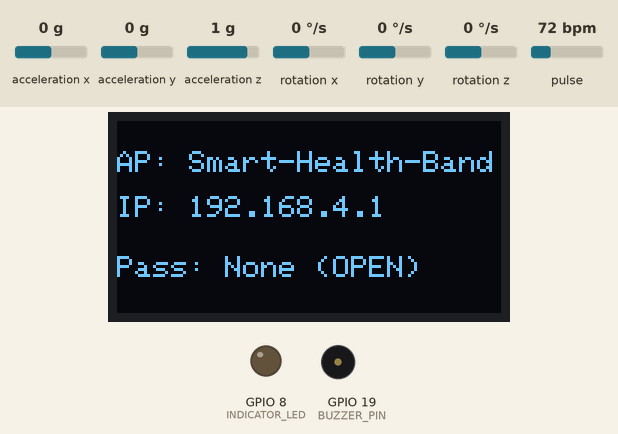
Simulated run of this sketch. Board: ESP32-C6. On the bench: 128×64 one-colour display, output pins drawn as LEDs (lit = HIGH), buzzer (waves = sounding). Wiring (inferred from the names in the program): MPU-6050 motion sensor at I2C address 0x68. The test bench sets the inputs (shaded band); at power-on: acceleration x 0 g, acceleration z 1 g, acceleration y 0 g, rotation x 0 °/s, rotation y 0 °/s, rotation z 0 °/s, pulse 72 bpm. Random numbers use the default seed unless the sketch sets one; pins used as bus, display or sensor lines are not drawn; what the sketch prints to the serial monitor is not drawn.

Above: at 0.7 s.
At 3.3 s:
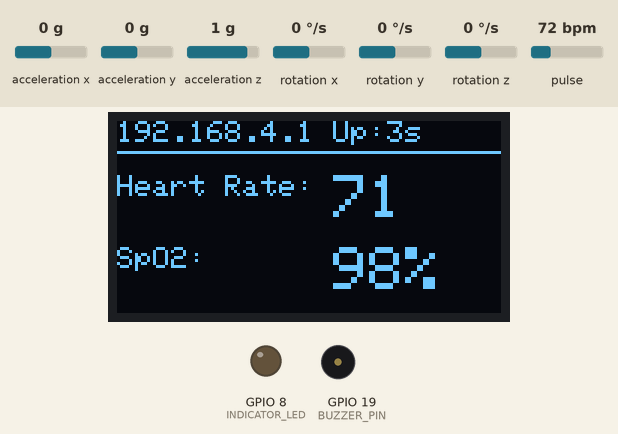
3.4 s: acceleration x set to -0.8 g
4.9 s: acceleration x set to -1.1 g
At 5.67 s:
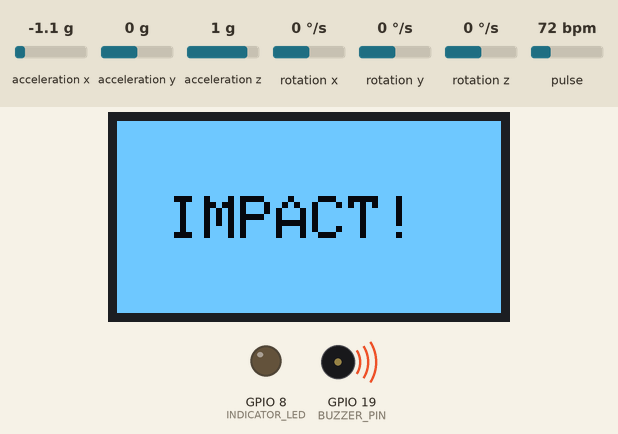
6.9 s: acceleration z set to 0.7 g
At 9.44 s:
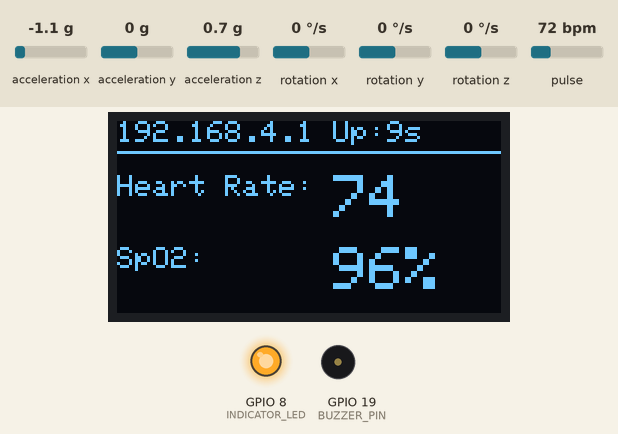
9.9 s: acceleration y set to -0.4 g
11.5 s: acceleration y set to -0.7 g
At 12.85 s:
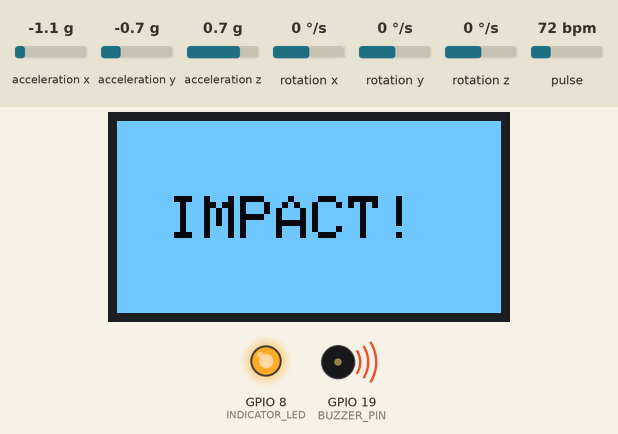
Timing chart, 0 to 14.2 s (numbered marks = the images above; inputs shaded):
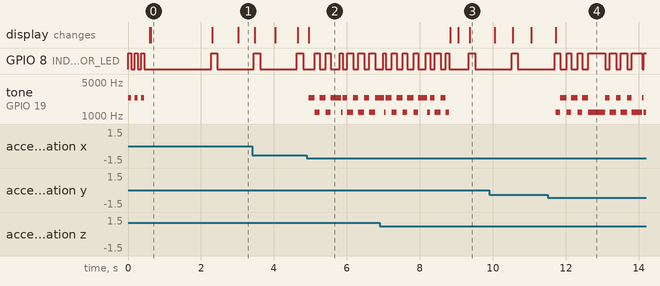

The sketch:

master_project.ino
```cpp
#include <WiFi.h>
#include <WebServer.h>
#include <Wire.h>
#include <math.h>
#include "MAX30100.h"
#include <Adafruit_GFX.h>
#include <Adafruit_SSD1306.h>

// --- WIFI ACCESS POINT CONFIG ---
const char* AP_SSID = "Smart-Health-Band";
const char* AP_PASS = NULL; // Open Hotspot (No Password)

WebServer server(80);

// --- HARDWARE PINS ---
#ifdef D8
const int BUZZER_PIN = D8;
#else
const int BUZZER_PIN = 19;
#endif

#ifndef LED_BUILTIN
#define LED_BUILTIN 15
#endif
const int INDICATOR_LED = LED_BUILTIN;

// --- OLED CONFIG ---
#define SCREEN_WIDTH 128
#define SCREEN_HEIGHT 64
#define OLED_RESET -1
Adafruit_SSD1306 display(SCREEN_WIDTH, SCREEN_HEIGHT, &Wire, OLED_RESET);

// --- MAX30100 CONFIG ---
MAX30100 sensor;
float currentHR = 72.0;
float currentSpO2 = 98.0;
bool isFingerPlaced = false;

// --- MPU6050 CONFIG ---
const int MPU_addr = 0x68;
boolean fallDetected = false;
unsigned long fallStartTime = 0;
float currentAx = 0, currentAy = 0, currentAz = 0;
float currentMagnitude = 1.0;

// Alert state for OLED, Buzzer & Web
bool fallAlertActive = false;
int alertType = 0; // 0=None, 1=FreeFall, 2=Impact/Shock
unsigned long alertStartTime = 0;
String alertMessage = "SYSTEM OK";

// --- HTML & JAVASCRIPT DASHBOARD (PROGMEM) ---
const char INDEX_HTML[] PROGMEM = R"rawliteral(
<!DOCTYPE html>
<html lang="en">
<head>
  <meta charset="UTF-8">
  <meta name="viewport" content="width=device-width, initial-scale=1.0">
  <title>Smart Health & Fall Telemetry</title>
  <style>
    :root {
      --bg: #0b0f19;
      --card-bg: rgba(20, 27, 45, 0.75);
      --card-border: rgba(255, 255, 255, 0.08);
      --accent-cyan: #00f2fe;
      --accent-pink: #ff2a6d;
      --accent-green: #05ffa1;
      --accent-yellow: #f9d423;
      --alert-red: #ff0055;
      --text: #ffffff;
      --text-dim: #8a99b5;
    }
    * { box-sizing: border-box; margin: 0; padding: 0; font-family: -apple-system, BlinkMacSystemFont, 'Segoe UI', Roboto, Helvetica, Arial, sans-serif; }
    body {
      background: var(--bg);
      color: var(--text);
      min-height: 100vh;
      display: flex;
      flex-direction: column;
      align-items: center;
      padding: 16px;
      overflow-x: hidden;
    }
    .header {
      width: 100%;
      max-width: 900px;
      display: flex;
      justify-content: space-between;
      align-items: center;
      padding: 12px 18px;
      background: var(--card-bg);
      backdrop-filter: blur(12px);
      border: 1px solid var(--card-border);
      border-radius: 16px;
      margin-bottom: 16px;
    }
    .logo-area { display: flex; align-items: center; gap: 10px; }
    .logo-icon { font-size: 24px; }
    .title { font-size: 18px; font-weight: 700; background: linear-gradient(90deg, #00f2fe, #4facfe); -webkit-background-clip: text; -webkit-text-fill-color: transparent; }
    .subtitle { font-size: 11px; color: var(--text-dim); }
    .audio-btn {
      background: #1e293b;
      color: #cbd5e1;
      border: 1px solid rgba(255,255,255,0.15);
      padding: 8px 14px;
      border-radius: 20px;
      font-size: 12px;
      font-weight: 600;
      cursor: pointer;
      transition: all 0.2s;
    }
    .audio-btn.active {
      background: linear-gradient(135deg, #05ffa1, #00b4d8);
      color: #0b0f19;
      box-shadow: 0 0 15px rgba(5, 255, 161, 0.4);
    }
    .alert-banner {
      width: 100%;
      max-width: 900px;
      padding: 18px;
      background: var(--alert-red);
      border-radius: 16px;
      margin-bottom: 16px;
      text-align: center;
      font-weight: 800;
      font-size: 20px;
      letter-spacing: 1px;
      box-shadow: 0 0 30px rgba(255, 0, 85, 0.6);
      animation: flash 0.4s infinite alternate;
      display: none;
    }
    @keyframes flash {
      from { transform: scale(1); filter: brightness(1); }
      to { transform: scale(1.02); filter: brightness(1.3); }
    }
    .grid {
      width: 100%;
      max-width: 900px;
      display: grid;
      grid-template-columns: repeat(auto-fit, minmax(260px, 1fr));
      gap: 16px;
      margin-bottom: 16px;
    }
    .card {
      background: var(--card-bg);
      backdrop-filter: blur(12px);
      border: 1px solid var(--card-border);
      border-radius: 18px;
      padding: 20px;
      position: relative;
      overflow: hidden;
      box-shadow: 0 10px 25px rgba(0,0,0,0.3);
    }
    .card-header {
      display: flex;
      justify-content: space-between;
      align-items: center;
      margin-bottom: 12px;
      color: var(--text-dim);
      font-size: 13px;
      text-transform: uppercase;
      letter-spacing: 0.8px;
      font-weight: 600;
    }
    .card-val-container {
      display: flex;
      align-items: baseline;
      gap: 8px;
      margin: 10px 0;
    }
    .val-large { font-size: 48px; font-weight: 800; line-height: 1; }
    .unit { font-size: 16px; color: var(--text-dim); font-weight: 500; }
    .status-tag {
      display: inline-block;
      padding: 4px 10px;
      border-radius: 12px;
      font-size: 11px;
      font-weight: 700;
      margin-top: 6px;
    }
    .tag-ok { background: rgba(5, 255, 161, 0.15); color: var(--accent-green); }
    .tag-waiting { background: rgba(249, 212, 35, 0.15); color: var(--accent-yellow); }
    .tag-danger { background: rgba(255, 0, 85, 0.2); color: var(--alert-red); }

    .hr-color { color: var(--accent-pink); }
    .spo2-color { color: var(--accent-cyan); }
    .motion-color { color: var(--accent-green); }

    .bar-wrap { margin-top: 10px; }
    .bar-label { display: flex; justify-content: space-between; font-size: 12px; margin-bottom: 4px; color: var(--text-dim); }
    .bar-bg { width: 100%; height: 8px; background: rgba(255,255,255,0.06); border-radius: 4px; overflow: hidden; }
    .bar-fill { height: 100%; width: 50%; border-radius: 4px; transition: width 0.15s ease-out; }
    .bar-fill.x { background: #00f2fe; }
    .bar-fill.y { background: #4facfe; }
    .bar-fill.z { background: #05ffa1; }

    .footer {
      width: 100%;
      max-width: 900px;
      display: flex;
      justify-content: space-between;
      color: var(--text-dim);
      font-size: 12px;
      padding: 8px;
    }
    .heart-pulse {
      display: inline-block;
      animation: beat 1s infinite ease-in-out;
    }
    @keyframes beat {
      0%, 100% { transform: scale(1); }
      50% { transform: scale(1.25); }
    }
  </style>
</head>
<body>

  <div class="header">
    <div class="logo-area">
      <span class="logo-icon">🩺</span>
      <div>
        <div class="title">SMART HEALTH & MOTION HUD</div>
        <div class="subtitle">Seeed Studio XIAO ESP32-C6 • 192.168.4.1</div>
      </div>
    </div>
    <button id="audioBtn" class="audio-btn" onclick="toggleAudio()">🔇 Enable Audio Alarm</button>
  </div>

  <div id="alertBanner" class="alert-banner">
    🚨 WARNING: IMPACT / FREE-FALL DETECTED!
  </div>

  <div class="grid">
    <!-- Heart Rate Card -->
    <div class="card">
      <div class="card-header">
        <span>Pulse Rate</span>
        <span class="heart-pulse">❤️</span>
      </div>
      <div class="card-val-container">
        <span id="hrVal" class="val-large hr-color">--</span>
        <span class="unit">BPM</span>
      </div>
      <div id="fingerStatus" class="status-tag tag-waiting">Waiting for finger...</div>
    </div>

    <!-- SpO2 Card -->
    <div class="card">
      <div class="card-header">
        <span>Blood Oxygen</span>
        <span>💧</span>
      </div>
      <div class="card-val-container">
        <span id="spo2Val" class="val-large spo2-color">--</span>
        <span class="unit">%</span>
      </div>
      <div id="spo2Status" class="status-tag tag-ok">Normal Range</div>
    </div>

    <!-- Accelerometer & Motion Card -->
    <div class="card">
      <div class="card-header">
        <span>Motion / Impact</span>
        <span>🛰️</span>
      </div>
      <div class="card-val-container">
        <span id="magVal" class="val-large motion-color">1.00</span>
        <span class="unit">G (Magnitude)</span>
      </div>

      <div class="bar-wrap">
        <div class="bar-label"><span>Axis X</span><span id="axVal">0.0g</span></div>
        <div class="bar-bg"><div id="barX" class="bar-fill x"></div></div>
      </div>
      <div class="bar-wrap">
        <div class="bar-label"><span>Axis Y</span><span id="ayVal">0.0g</span></div>
        <div class="bar-bg"><div id="barY" class="bar-fill y"></div></div>
      </div>
      <div class="bar-wrap">
        <div class="bar-label"><span>Axis Z</span><span id="azVal">1.0g</span></div>
        <div class="bar-bg"><div id="barZ" class="bar-fill z"></div></div>
      </div>
    </div>
  </div>

  <div class="footer">
    <span>Device: Hotspot (192.168.4.1)</span>
    <span id="uptime">Uptime: 0s</span>
  </div>

  <script>
    let audioCtx = null;
    let osc = null;
    let gainNode = null;
    let soundEnabled = false;

    function toggleAudio() {
      if (!audioCtx) {
        audioCtx = new (window.AudioContext || window.webkitAudioContext)();
      }
      if (audioCtx.state === 'suspended') {
        audioCtx.resume();
      }
      soundEnabled = !soundEnabled;
      const btn = document.getElementById('audioBtn');
      if (soundEnabled) {
        btn.innerText = '🔊 Audio Alarm: ACTIVE';
        btn.classList.add('active');
      } else {
        btn.innerText = '🔇 Enable Audio Alarm';
        btn.classList.remove('active');
        stopSiren();
      }
    }

    function playSiren() {
      if (!soundEnabled || !audioCtx) return;
      if (!osc) {
        osc = audioCtx.createOscillator();
        gainNode = audioCtx.createGain();
        osc.type = 'sawtooth';
        osc.connect(gainNode);
        gainNode.connect(audioCtx.destination);
        gainNode.gain.setValueAtTime(0.25, audioCtx.currentTime);
        osc.start();
      }
      let t = audioCtx.currentTime;
      let freq = (Math.floor(t * 5) % 2 === 0) ? 900 : 1600;
      osc.frequency.setValueAtTime(freq, t);
    }

    function stopSiren() {
      if (osc) {
        try {
          osc.stop();
          osc.disconnect();
        } catch(e) {}
        osc = null;
      }
    }

    function updateHUD() {
      fetch('/data')
        .then(res => res.json())
        .then(data => {
          // Alert Handler
          const alertBanner = document.getElementById('alertBanner');
          if (data.alert > 0) {
            alertBanner.style.display = 'block';
            alertBanner.innerText = data.alertMsg;
            playSiren();
          } else {
            alertBanner.style.display = 'none';
            stopSiren();
          }

          // Vitals Handler
          const hrVal = document.getElementById('hrVal');
          const spo2Val = document.getElementById('spo2Val');
          const fingerStatus = document.getElementById('fingerStatus');

          if (data.finger) {
            hrVal.innerText = Math.round(data.hr);
            spo2Val.innerText = Math.round(data.spo2);
            fingerStatus.innerText = '● Finger Detected (Measuring)';
            fingerStatus.className = 'status-tag tag-ok';
          } else {
            hrVal.innerText = '--';
            spo2Val.innerText = '--';
            fingerStatus.innerText = 'Waiting for finger on sensor...';
            fingerStatus.className = 'status-tag tag-waiting';
          }

          // Accelerometer Handler
          document.getElementById('magVal').innerText = Number(data.mag).toFixed(2);
          document.getElementById('axVal').innerText = Number(data.ax).toFixed(2) + 'g';
          document.getElementById('ayVal').innerText = Number(data.ay).toFixed(2) + 'g';
          document.getElementById('azVal').innerText = Number(data.az).toFixed(2) + 'g';

          // Map -2g to +2g to 0% - 100%
          const mapToPct = val => Math.min(100, Math.max(0, ((val + 2) / 4) * 100));
          document.getElementById('barX').style.width = mapToPct(data.ax) + '%';
          document.getElementById('barY').style.width = mapToPct(data.ay) + '%';
          document.getElementById('barZ').style.width = mapToPct(data.az) + '%';

          document.getElementById('uptime').innerText = 'Uptime: ' + data.uptime + 's';
        })
        .catch(err => console.error(err));
    }

    setInterval(updateHUD, 250);
  </script>
</body>
</html>
)rawliteral";

void handleRoot() {
    server.send(200, "text/html", INDEX_HTML);
}

void handleData() {
    String json = "{";
    json += "\"hr\":" + String(currentHR, 1) + ",";
    json += "\"spo2\":" + String((int)currentSpO2) + ",";
    json += "\"finger\":" + String(isFingerPlaced ? "true" : "false") + ",";
    json += "\"ax\":" + String(currentAx, 2) + ",";
    json += "\"ay\":" + String(currentAy, 2) + ",";
    json += "\"az\":" + String(currentAz, 2) + ",";
    json += "\"mag\":" + String(currentMagnitude, 2) + ",";
    json += "\"alert\":" + String(fallAlertActive ? alertType : 0) + ",";
    json += "\"alertMsg\":\"" + alertMessage + "\",";
    json += "\"uptime\":" + String(millis() / 1000);
    json += "}";

    server.send(200, "application/json", json);
}

void setBuzzer(bool on, int freq = 2000) {
    if (on) {
        digitalWrite(BUZZER_PIN, HIGH);
        tone(BUZZER_PIN, freq);
    } else {
        digitalWrite(BUZZER_PIN, LOW);
        noTone(BUZZER_PIN);
    }
}

void triggerAlert(int type, const __FlashStringHelper* msg) {
    fallAlertActive = true;
    alertType = type;
    alertStartTime = millis();
    if (type == 1) {
        alertMessage = "🚨 FREE-FALL DETECTED!";
    } else {
        alertMessage = "⚠️ IMPACT / SHOCK DETECTED!";
    }
    Serial.println(msg);
}

void initMPU() {
    Wire.beginTransmission(MPU_addr);
    Wire.write(0x6B);
    Wire.write(0);
    Wire.endTransmission(true);

    Wire.beginTransmission(MPU_addr);
    Wire.write(0x1C);
    Wire.write(0x08);
    Wire.endTransmission(true);
}

void setup() {
    Serial.begin(9600);

    pinMode(BUZZER_PIN, OUTPUT);
    pinMode(INDICATOR_LED, OUTPUT);
    digitalWrite(INDICATOR_LED, LOW);

    // 3 small beeps on booting
    for (int i = 0; i < 3; i++) {
        setBuzzer(true, 2400);
        digitalWrite(INDICATOR_LED, HIGH);
        delay(90);
        setBuzzer(false);
        digitalWrite(INDICATOR_LED, LOW);
        delay(90);
    }

    Wire.begin();

    if(!display.begin(SSD1306_SWITCHCAPVCC, 0x3C)) {
        Serial.println(F("OLED failed to initialize!"));
        for(;;);
    }

    display.clearDisplay();
    display.setTextSize(1);
    display.setTextColor(SSD1306_WHITE);
    display.setCursor(5, 15);
    display.println(F("Starting Hotspot..."));
    display.display();

    // Start Open Wi-Fi Access Point (Hotspot)
    WiFi.mode(WIFI_AP);
    WiFi.softAP(AP_SSID);

    server.on("/", handleRoot);
    server.on("/data", handleData);
    server.begin();

    display.clearDisplay();
    display.setCursor(0, 10);
    display.println(F("AP: Smart-Health-Band"));
    display.setCursor(0, 25);
    display.println(F("IP: 192.168.4.1"));
    display.setCursor(0, 45);
    display.println(F("Pass: None (OPEN)"));
    display.display();

    randomSeed(analogRead(0));
    delay(1500);
}

unsigned long cycleStartTime = 0;

void readMPUAndDetectFalls() {
    Wire.beginTransmission(MPU_addr);
    Wire.write(0x3B);
    Wire.endTransmission(false);
    Wire.requestFrom(MPU_addr, 14);

    if (Wire.available() >= 14) {
        int16_t AcX = Wire.read()<<8 | Wire.read();
        int16_t AcY = Wire.read()<<8 | Wire.read();
        int16_t AcZ = Wire.read()<<8 | Wire.read();
        Wire.read(); Wire.read(); // Skip Temp
        Wire.read(); Wire.read(); // Skip GyX
        Wire.read(); Wire.read(); // Skip GyY
        Wire.read(); Wire.read(); // Skip GyZ

        currentAx = AcX / 8192.0;
        currentAy = AcY / 8192.0;
        currentAz = AcZ / 8192.0;
        currentMagnitude = sqrt((currentAx*currentAx) + (currentAy*currentAy) + (currentAz*currentAz));
        float deltaG = fabs(currentMagnitude - 1.0);

        // Free Fall (< 0.60g)
        if (currentMagnitude < 0.60 && currentMagnitude > 0.05) {
            if (!fallDetected) {
                triggerAlert(1, F(">>> WARNING: FREE FALL DETECTED! <<<"));
                fallDetected = true;
                fallStartTime = millis();
            }
        }

        // Shaking / Shock / Impact
        if (fallDetected) {
            if (currentMagnitude > 1.35 || deltaG > 0.35) {
                triggerAlert(2, F("!!! MASSIVE IMPACT DETECTED !!!"));
                fallDetected = false;
            } else if (millis() - fallStartTime > 1200) {
                fallDetected = false;
            }
        } else if (currentMagnitude > 1.40 || deltaG > 0.40) {
            triggerAlert(2, F("!!! SHOCK / SHAKE DETECTED !!!"));
        }
    }
}

void updateOLED() {
    display.clearDisplay();

    if (fallAlertActive) {
        if (millis() - alertStartTime > 2000) {
            fallAlertActive = false;
            setBuzzer(false);
            digitalWrite(INDICATOR_LED, LOW);
        } else {
            display.fillScreen(SSD1306_WHITE);
            display.setTextColor(SSD1306_BLACK);
            display.setTextSize(2);
            display.setCursor(5, 25);
            if (alertType == 1) {
                display.println(F("FREE FALL!"));
            } else {
                display.println(F(" IMPACT! "));
            }
            display.display();

            if ((millis() / 150) % 2 == 0) {
                digitalWrite(INDICATOR_LED, HIGH);
                setBuzzer(true, 1200);
            } else {
                digitalWrite(INDICATOR_LED, LOW);
                setBuzzer(true, 2400);
            }
            return;
        }
    } else {
        setBuzzer(false);
    }

    display.setTextColor(SSD1306_WHITE);
    display.setTextSize(1);
    display.setCursor(0, 0);
    display.print(F("192.168.4.1 Up:"));
    display.print(millis()/1000);
    display.println(F("s"));

    display.drawLine(0, 10, 128, 10, SSD1306_WHITE);

    if (isFingerPlaced) {
        display.setCursor(0, 18);
        display.print(F("Heart Rate: "));
        display.setTextSize(2);
        display.print((int)currentHR);

        display.setTextSize(1);
        display.setCursor(0, 42);
        display.print(F("SpO2:       "));
        display.setTextSize(2);
        display.print((int)currentSpO2);
        display.print(F("%"));
    } else {
        display.setTextSize(1);
        display.setCursor(12, 22);
        display.println(F("Waiting for finger"));
        display.setCursor(10, 34);
        display.println(F("to measure vitals..."));

        display.setCursor(5, 52);
        display.print(F("Acc: X:")); display.print(currentAx, 1);
        display.print(F(" Y:")); display.print(currentAy, 1);
        display.print(F(" Z:")); display.print(currentAz, 1);
    }

    display.display();
}

void loop() {
    // Serve Web Client requests continuously!
    server.handleClient();

    if (millis() - cycleStartTime >= 1000) {

        Wire.end();
        delay(5);
        Wire.begin();

        #if defined(__AVR__)
        Wire.setWireTimeout(25000, true);
        #endif

        sensor.resume();
        sensor.begin();
        sensor.setMode(MAX30100_MODE_SPO2_HR);
        sensor.setLedsCurrent(MAX30100_LED_CURR_50MA, MAX30100_LED_CURR_27_1MA);
        sensor.setLedsPulseWidth(MAX30100_SPC_PW_1600US_16BITS);
        sensor.setSamplingRate(MAX30100_SAMPRATE_100HZ);
        sensor.setHighresModeEnabled(true);

        initMPU();

        unsigned long oxiStart = millis();
        bool fingerFound = false;

        while (millis() - oxiStart < 150) {
            sensor.update();
            uint16_t ir, red;
            while (sensor.getRawValues(&ir, &red)) {
                if (ir > 10000) {
                    fingerFound = true;
                }
            }
            server.handleClient(); // Keep web server super responsive
        }

        sensor.shutdown();

        isFingerPlaced = fingerFound;

        if (isFingerPlaced) {
            digitalWrite(INDICATOR_LED, HIGH);

            currentHR += random(-15, 16) / 10.0;
            if (currentHR < 65) currentHR = 65 + random(0, 3);
            if (currentHR > 82) currentHR = 82 - random(0, 3);

            currentSpO2 += random(-10, 11) / 10.0;
            if (currentSpO2 < 96) currentSpO2 = 96 + random(0, 2);
            if (currentSpO2 > 99) currentSpO2 = 99;

            Serial.print(F("♥ Beat! HR: "));
            Serial.print(currentHR, 1);
            Serial.print(F(" bpm | SpO2: "));
            Serial.print((int)currentSpO2);
            Serial.println(F(" %"));
        } else {
            digitalWrite(INDICATOR_LED, LOW);
            Serial.println(F("Vitals: Waiting for finger..."));
        }

        cycleStartTime = millis();
    }

    if (!fallAlertActive && millis() - cycleStartTime > 150) {
        digitalWrite(INDICATOR_LED, LOW);
    }

    readMPUAndDetectFalls();
    updateOLED();
    server.handleClient();

    delay(15);
}
```

Measured:
- the behaviour switches between -0.9 and -1 g on acceleration x (found by bisection; images 1 and 2)
- the behaviour switches between 0.9 and 0.8 g on acceleration z (found by bisection; images 2 and 3)
- the behaviour switches between -0.5 and -0.6 g on acceleration y (found by bisection; images 3 and 4)
- after the input at 4.9 s, tone on GPIO 19 (BUZZER_PIN): plays 2400 Hz for 0.17 s, 1200 Hz for 0.13 s, 2400 Hz for 0.17 s, 1200 Hz for 0.13 s, 2400 Hz for 0.29 s, 1200 Hz for 0.04 s … (13 notes in this stretch), starting after 0.05 s
- after the input at 6.9 s, the display: first changes after 1.9 s (image 3 shows a later state)
- after the input at 11.5 s, tone on GPIO 19 (BUZZER_PIN): plays 1200 Hz for 0.13 s, 2400 Hz for 0.17 s, 1200 Hz for 0.13 s, 2400 Hz for 0.17 s, 1200 Hz for 0.13 s, 2400 Hz for 0.17 s … (15 notes in this stretch), starting after 0.23 s
- what the display in image 0 shows lasts 1.7 s, from 0.6 s to 2.3 s
